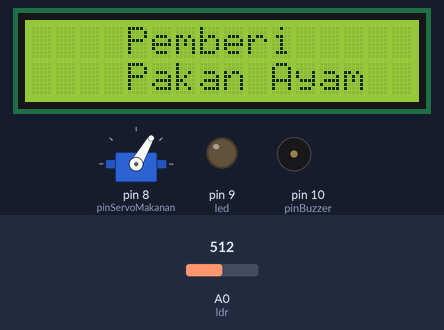
Simulated run of this sketch. Board: Arduino Uno, built for the host (arithmetic inside an expression is 32-bit, double 64-bit). On the bench: servo, 16×2 character LCD, output pins drawn as LEDs (lit = HIGH), buzzer (waves = sounding, pin HIGH). The inputs (shaded band) are chosen by the test bench; at power-on: A0 (ldr) = 512. The local clock reads 2024-03-15 10:24:30 at power-on unless the sketch sets it; what the sketch prints to the serial monitor is not drawn.

Above: at 0.1 s.
At 4.3 s:
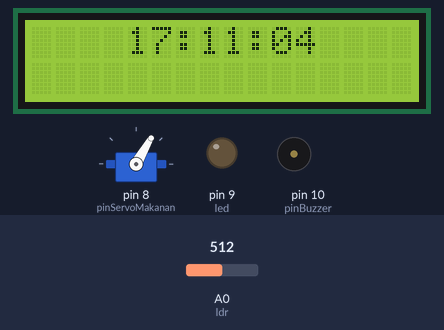
4.4 s: A0 (ldr) set to 492
At 5.8 s:
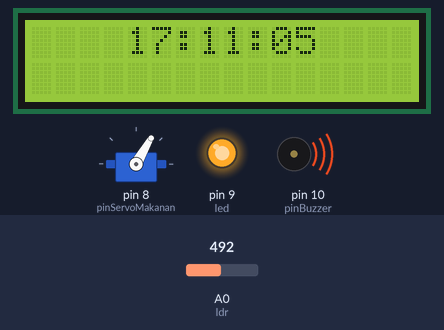
Timing chart, 0 to 7.4 s (numbered marks = the images above; inputs shaded):
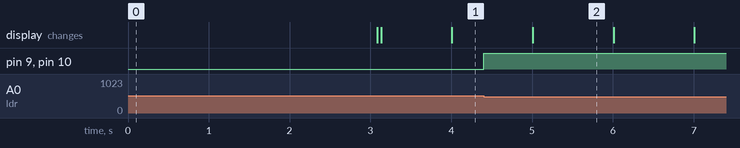

Measured:
- the behaviour switches between 500 and 499 on A0 (ldr) (found by bisection; images 1 and 2)
- after the input at 4.4 s, pin 9 (led), pin 10 (pinBuzzer): LOW → HIGH at once
- what the display in image 2 shows lasts 1.0 s, from 5.0 s to 6.0 s

The sketch:

gabungan_waktupakanlcd.ino
```cpp
#define pinServoMakanan               8

#define waktuBukaServo                2000//milidetik
#define servoBuka                     180//derajat
#define servoTutup                    60//derajat

#define waktuMakan1                   DateTime(0, 1, 1,  17, 12, 0, 0)//jam 8 pagi
#define waktuMakan2                   DateTime(0, 1, 1, 17, 13, 0, 0)//jam 5 sore
#define waktuMakan3                   DateTime(0, 1, 1, 17, 14, 0, 0)//jam 9 sore

#include <Wire.h>
#include <LiquidCrystal_I2C.h>
#include <Sodaq_DS3231.h>
#include <Servo.h>

LiquidCrystal_I2C lcd(0x27, 16, 2);//coba juga 0x27
Servo servoMakanIkan;

byte detikSebelumnya;
char buf[17];
byte ldr = A0;
byte led = 9;
int nilai;
const int pinBuzzer = 10;


void setup() {
  pinMode(led,OUTPUT);
  pinMode(pinBuzzer, OUTPUT);
  Serial.begin(9600);

  servoMakanIkan.attach(pinServoMakanan);
  servoMakanIkan.write(servoTutup);

  Wire.begin();
  rtc.begin();

  DateTime dt(2022, 5, 31, 17, 11, 0, 3); // set tanggal dan waktu (format): tahun, bulan tanggal, jam, menit, detik, hari (1=minggu, 7=sabtu)
  rtc.setDateTime(dt);
  Wire.beginTransmission(0x3F);
  if (Wire.endTransmission())
  {
    lcd = LiquidCrystal_I2C(0x27, 16, 2);
  }
  lcd.begin();
  lcd.backlight();
  lcd.setCursor(4, 0);
  lcd.print("Pemberi ");
  lcd.setCursor(4, 1);
  lcd.print("Pakan Ayam");
  delay(3000);
  lcd.clear();

  Serial.println("Sistem mulai");
  sprintf(buf, "Set waktu 1 = %02d:%02d (%lu)", waktuMakan1.hour(), waktuMakan1.minute(), waktuMakan1.get());
  Serial.println(buf);
  sprintf(buf, "Set waktu 2 = %02d:%02d (%lu)", waktuMakan2.hour(), waktuMakan2.minute(), waktuMakan2.get());
  Serial.println(buf);
  sprintf(buf, "Set waktu 3 = %02d:%02d (%lu)", waktuMakan3.hour(), waktuMakan3.minute(), waktuMakan3.get());
  Serial.println(buf);
}

void loop() {

  nilai = analogRead(ldr);
      if (nilai < 500) {
        digitalWrite(led, HIGH);
        digitalWrite(pinBuzzer, HIGH);
      }
      else {
        digitalWrite(led, LOW);
        digitalWrite(pinBuzzer, LOW);
      }

  DateTime now = rtc.now();
  if (detikSebelumnya != now.second())
  {
    sprintf(buf, "%02d:%02d:%02d", now.hour(), now.minute(), now.second());
    lcd.setCursor(4, 0);
    lcd.print(buf);
    Serial.print(buf);

    detikSebelumnya = now.second();

    uint32_t epoch = now.get() % 86400;//hanya jam menit detik

    if ((epoch == waktuMakan1.get()) ||
        (epoch == waktuMakan2.get())||
        (epoch == waktuMakan3.get())
        )
    {
      char buf[17];
      sprintf(buf, "Pakan = %02d:%02d", now.hour(), now.minute());
      lcd.setCursor(0, 1);
      lcd.print(buf);
      delay(3000);
      lcd.clear();

      Serial.println(buf);

      servoMakanIkan.write(servoBuka);
      delay(waktuBukaServo);
      servoMakanIkan.write(servoTutup);

    }
  }
}
```
